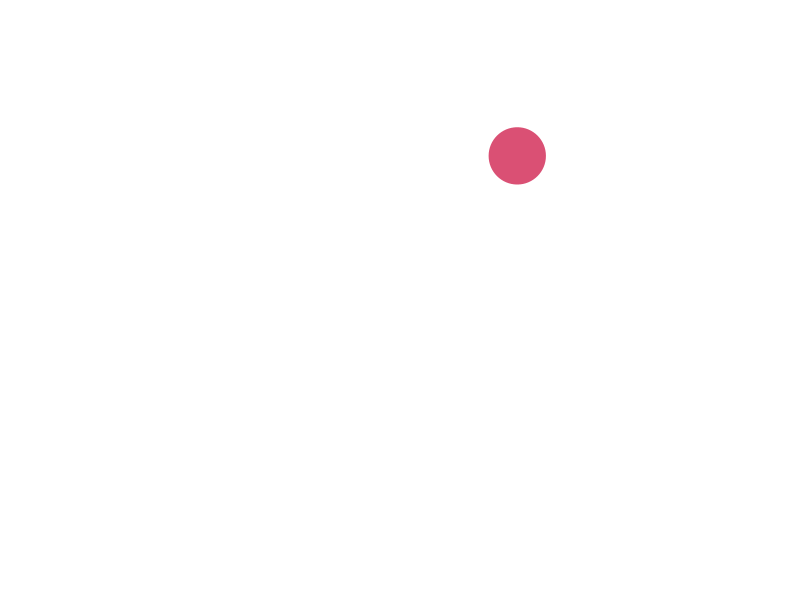
Frame 1 (no input)
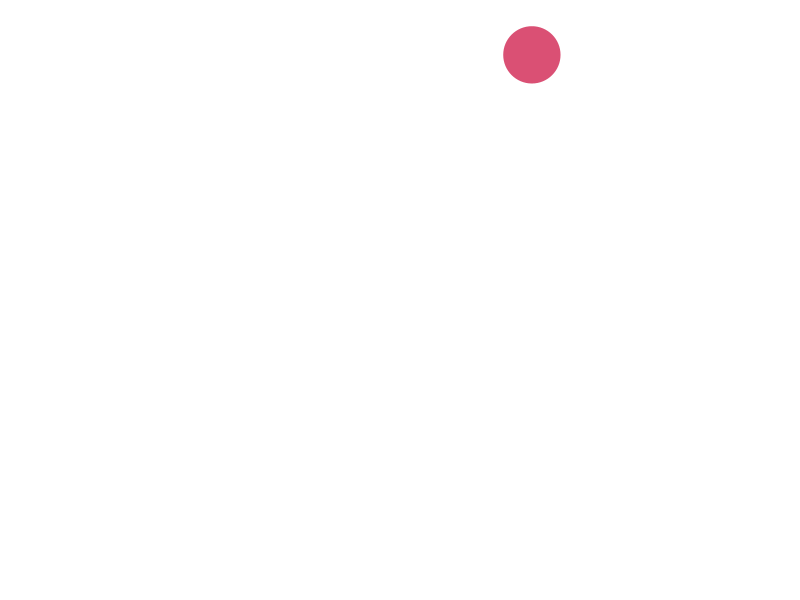
Frame 60 (the mouse pressed at the canvas centre just before this capture)
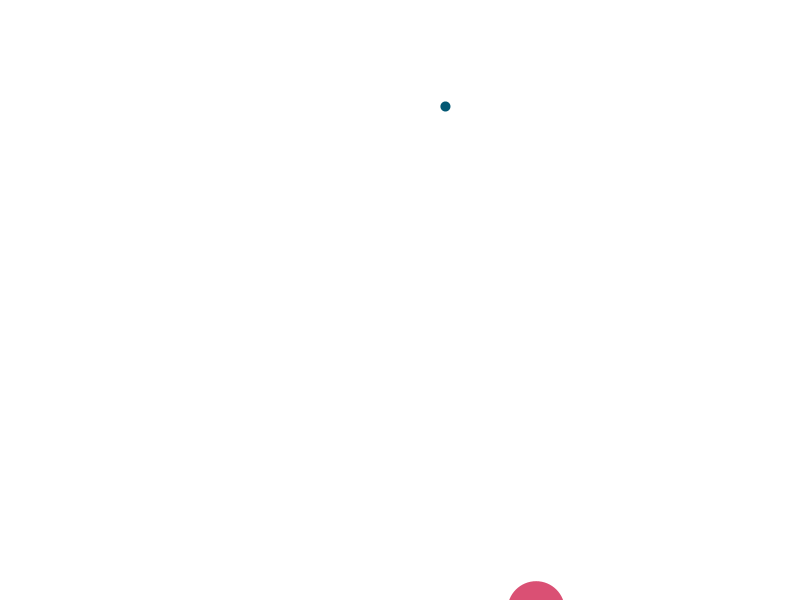
Frame 120 (the mouse held since frame 60 and released just before this capture)

The Processing sketch that drew these frames (run headless with seeded random() and noise(); from frame 60 on, the mouse is pressed at the canvas centre):

// Processing sketch: experiment_5_arrays
// ── experiment_5_arrays.pde
Bubble[] bubbles = new Bubble[20];          

int total = 1;        

void setup(){
  size(800, 600);   

  for(int i=0; i<bubbles.length; i++){
    //new Bubble(x, y, diameter, ySpeed, r_value, g_value, b_value);      
    bubbles[i] = new Bubble(random(width), random(height), random(5, 60), random(1, 4), random(255), random(255), random(255));         
  }

}


void draw(){
  
  // adjust/set the general parameter
  adjust();   
  
  for(int i=0; i<total; i++){
    // adjust the object parameter before display
    bubbles[i].top();
    
    // display the object
    bubbles[i].display();    
    
    // conditions to check if any
    
    // update the parameters for next round
    bubbles[i].ascend();    
  }


} // end of draw

void adjust(){
  background(255);           
}

void mousePressed(){
  total++;    
  
  if(total > 20){
    total = 20;       
    println("trying to exceed 20 baloons");
  }  
  
  println(total + " baloons are there. ");
  
} // end of mousePressed


void keyPressed(){
  total--;   
  
  if(total < 1){
    total = 1;   
  }    

  println(total + " baloons are there. ");

} // end of keyPressed

// ── Bubble.pde
class Bubble{
  
  float x; 
  float y; 
  float diameter; 
  float ySpeed;    
  
  // rgb values are generated randomly once during the setup of initialization
  float r_value;
  float g_value; 
  float b_value;    
  
  
  Bubble(float x, float y, float diameter, float ySpeed, float r_value, float g_value, float b_value){
    this.x = x; 
    this.y = y; 
    this.diameter = diameter;  
    this.r_value = r_value; 
    this.g_value = g_value; 
    this.b_value = b_value;    
    this.ySpeed = ySpeed;    
    
  }
  
  
  void top(){
    if(y < -diameter/2){
      y = height + diameter/2; 
    }    
  } // end of top

  void display(){
    
    noStroke();   
    fill(r_value, g_value, b_value);    
    ellipse(x, y, diameter, diameter);       
  
  } // end of display()


  void ascend(){
    y = y - ySpeed;    
    x = x + random(-2, 2);     
  
  } // end of ascend()
  

} // end of class Bubble
